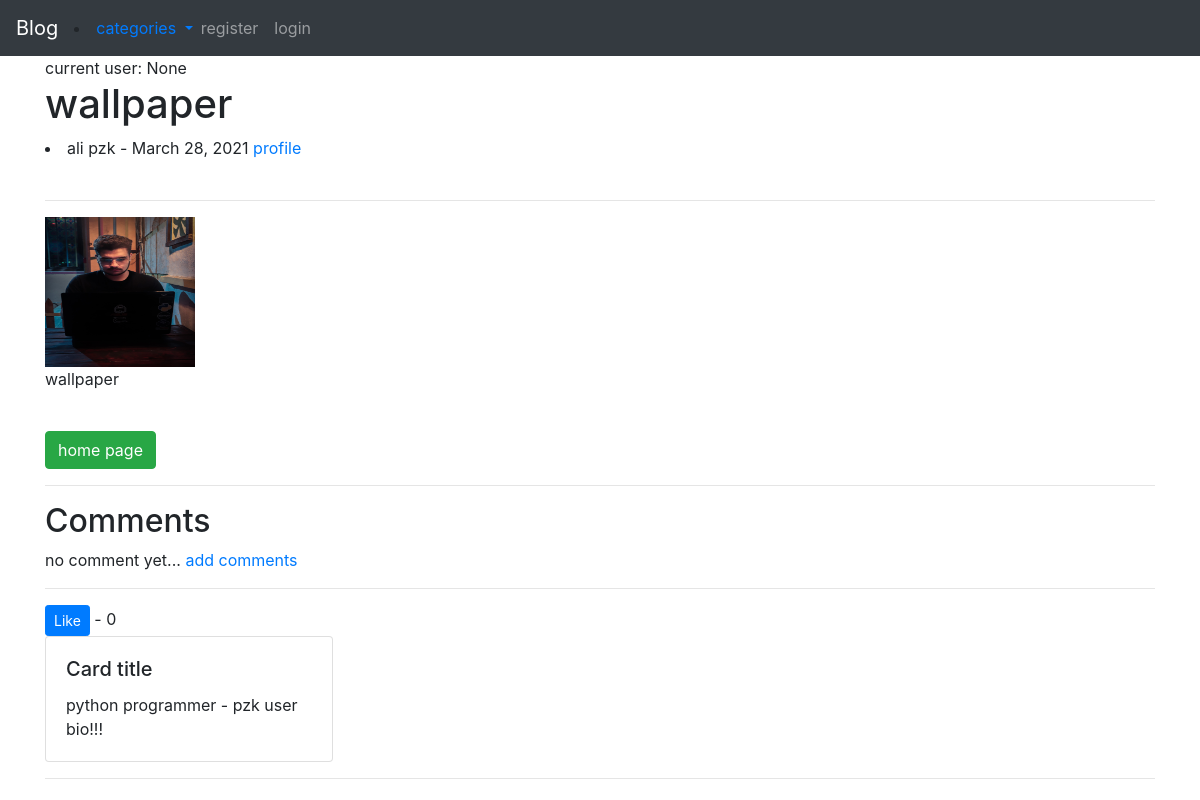
Before: /article/20 with the older database file.
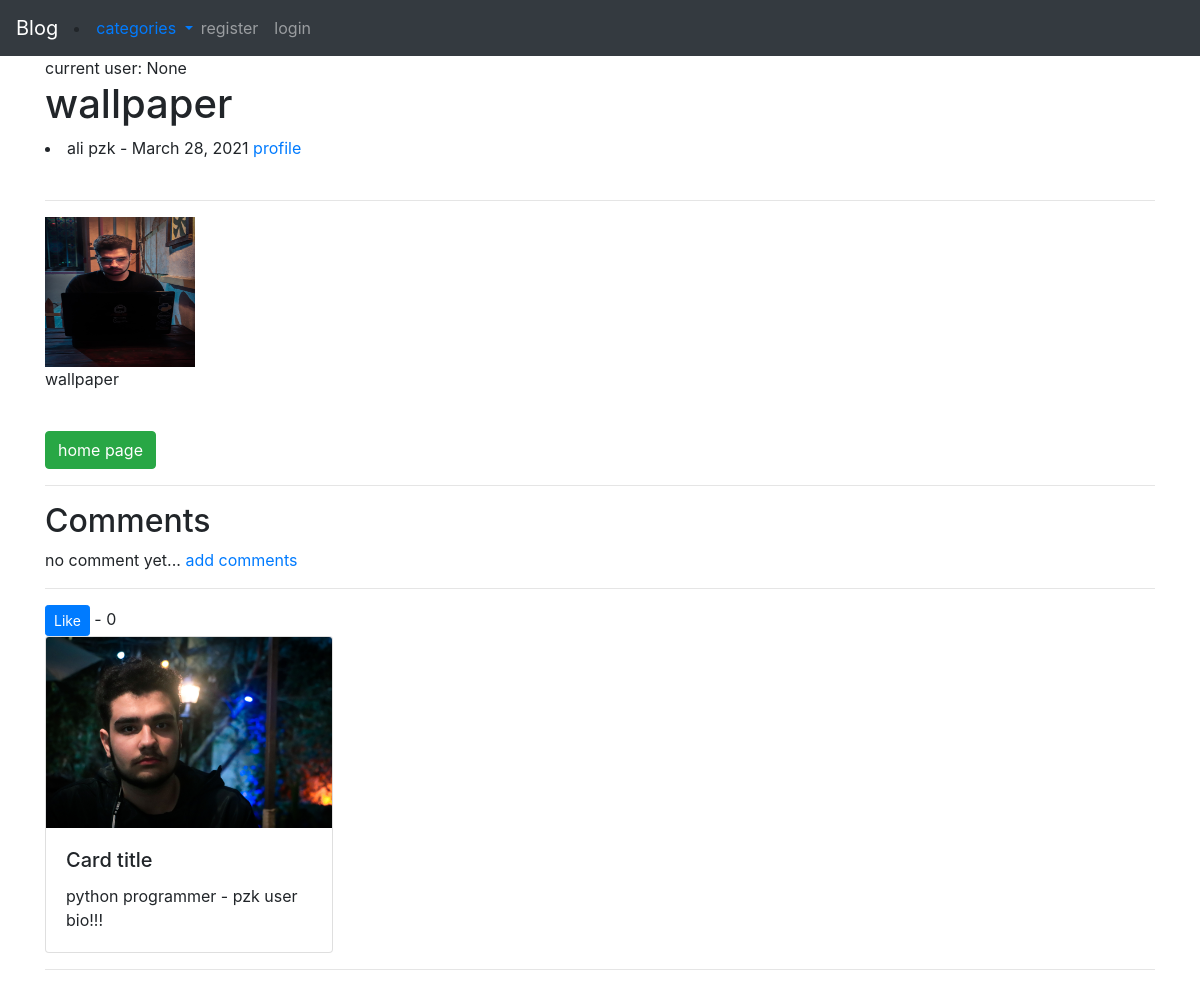
After: the same page with the newer database file.
### MyBlog/models.py (models this page shows, shortened)
class Post(models.Model):
    title = models.CharField(max_length=260)
    title_tag = models.CharField(max_length=250)
    image = models.ImageField(null=True, blank=True, upload_to=upload_image_path)
    author = models.ForeignKey(User, on_delete=models.CASCADE)
    body = RichTextField(blank=True, null=True)
    post_date = models.DateField(auto_now_add=True)
    category = models.CharField(max_length=260, default=None)
    snippet = models.CharField(max_length=260, default='for Snippet')
    likes = models.ManyToManyField(User, related_name='blog_post')
    def total_likes(self):
        return self.likes.count()

class Profile(models.Model):
    user = models.OneToOneField(User, null=True, on_delete=models.CASCADE)
    bio = models.TextField()
    profile_pic = models.ImageField(null=True, blank=True, upload_to=upload_image_path)
    instagram_url = models.CharField(max_length=255, null=True, blank=True)
    twitter_url = models.CharField(max_length=255, null=True, blank=True)
    facebook_url = models.CharField(max_length=255, null=True, blank=True)

### MyBlog/views.py (the view)
# urls.py: path('article/<int:pk>', ArticleDetailView.as_view(), name="article-view"),
class ArticleDetailView(DetailView):
    model = Post
    template_name = 'article_details.html'
    def get_context_data(self, *args, **kwargs):
        name_menu = Category.objects.all()
        context = super(ArticleDetailView, self).get_context_data(*args, **kwargs)
        stuf = get_object_or_404(Post, id = self.kwargs['pk'])
        total_likes = stuf.total_likes()
        liked = False
        if stuf.likes.filter(id=self.request.user.id).exists():
            liked = True
        context["name_menu"] = name_menu
        context["liked"] = liked
        context["total_likes"] = total_likes
        return context

### MyBlog/models.py (called while the page is built)
    def __str__(self):
        return self.name

### templates/article_details.html (shortened to what this page needs)
{% extends 'base.html' %}
{% block content %}
    current user: {{ user.id }}
    <h1>{{ post.title }}</h1>
    <li>{{ post.author.first_name }}
        {{ post.author.last_name }}
        - {{ post.post_date }}
        <a href="{% url 'show_profile' post.author.profile.id %}">profile</a></li><br>
    <hr>
    {% if post.image %}
        <img src="{{ post.image.url }}" style="height: 150px;width: 150px">
    {% endif %}
    {{ post.body|safe }}<br>
    <a href="{% url 'home' %}" class="btn btn-success"> home page</a>
    <br>
    <hr>
    <h2>Comments</h2>
    {% if not post.comments.all %}
        no comment yet...<a href="{% url 'add_comment' post.pk %}"> add comments</a>
    {% endif %}
    <br><hr>
    <form action="{% url "like_post" post.pk %}" method="post">
        {% if liked %}
            <button type="submit" name="post_id" value="{{ post.id }}" class="btn btn-danger btn-sm">
                Un Like
            </button>
        {% else %}
            <button type="submit" name="post_id" value="{{ post.id }}" class="btn btn-primary btn-sm">
                Like
            </button>
        {% endif %}
        - {{ total_likes }}
    </form>
    <div class="card" style="width: 18rem;">
    {% if post.author.profile.profile_pic %}
        <img src="{{ post.author.profile.profile_pic.url }}" class="card-img-top" alt="...">
    {% endif %}
        <div class="card-body">
            <h5 class="card-title">Card title</h5>
            <p class="card-text">{{ post.author.profile.bio }}</p>
        </div>
    </div>
    <hr>
{% endblock %}

Changed rows visible on the page:
changed through a linked row, Post "wallpaper": author.profile.profile_pic: picture added
